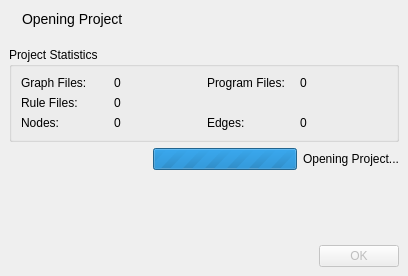
<?xml version="1.0" encoding="UTF-8"?>
<ui version="4.0">
 <class>OpenProjectProgressDialog</class>
 <widget class="QDialog" name="OpenProjectProgressDialog">
  <property name="enabled">
   <bool>true</bool>
  </property>
  <property name="geometry">
   <rect>
    <x>0</x>
    <y>0</y>
    <width>408</width>
    <height>276</height>
   </rect>
  </property>
  <property name="windowTitle">
   <string>Opening Project</string>
  </property>
  <layout class="QVBoxLayout" name="verticalLayout_2">
   <property name="spacing">
    <number>0</number>
   </property>
   <property name="leftMargin">
    <number>0</number>
   </property>
   <property name="topMargin">
    <number>0</number>
   </property>
   <property name="rightMargin">
    <number>0</number>
   </property>
   <property name="bottomMargin">
    <number>0</number>
   </property>
   <item>
    <widget class="QWidget" name="titleWidget" native="true">
     <layout class="QHBoxLayout" name="horizontalLayout_3">
      <item>
       <widget class="QLabel" name="label_2">
        <property name="text">
         <string/>
        </property>
        <property name="pixmap">
         <pixmap resource="icons.qrc">:/icons/folder.png</pixmap>
        </property>
        <property name="scaledContents">
         <bool>false</bool>
        </property>
       </widget>
      </item>
      <item>
       <widget class="QLabel" name="title_2">
        <property name="styleSheet">
         <string notr="true">QLabel { font-size: 14px; }</string>
        </property>
        <property name="text">
         <string>Opening Project</string>
        </property>
       </widget>
      </item>
      <item>
       <spacer name="horizontalSpacer_2">
        <property name="orientation">
         <enum>Qt::Horizontal</enum>
        </property>
        <property name="sizeHint" stdset="0">
         <size>
          <width>159</width>
          <height>20</height>
         </size>
        </property>
       </spacer>
      </item>
     </layout>
    </widget>
   </item>
   <item>
    <widget class="QWidget" name="dialogMainWidget" native="true">
     <layout class="QVBoxLayout" name="verticalLayout">
      <item>
       <widget class="QGroupBox" name="fileDetailsGroup">
        <property name="title">
         <string>Project Statistics</string>
        </property>
        <layout class="QGridLayout" name="gridLayout">
         <item row="1" column="0">
          <widget class="QLabel" name="ruleFilesLabel">
           <property name="text">
            <string>Rule Files:</string>
           </property>
          </widget>
         </item>
         <item row="0" column="2">
          <widget class="QLabel" name="programFilesLabel">
           <property name="text">
            <string>Program Files:</string>
           </property>
          </widget>
         </item>
         <item row="0" column="3">
          <widget class="QLabel" name="programFiles">
           <property name="text">
            <string>0</string>
           </property>
          </widget>
         </item>
         <item row="1" column="1">
          <widget class="QLabel" name="ruleFiles">
           <property name="text">
            <string>0</string>
           </property>
          </widget>
         </item>
         <item row="0" column="0">
          <widget class="QLabel" name="graphFilesLabel">
           <property name="text">
            <string>Graph Files:</string>
           </property>
          </widget>
         </item>
         <item row="0" column="1">
          <widget class="QLabel" name="graphFiles">
           <property name="text">
            <string>0</string>
           </property>
          </widget>
         </item>
         <item row="3" column="0">
          <widget class="QLabel" name="nodesLabel">
           <property name="text">
            <string>Nodes:</string>
           </property>
          </widget>
         </item>
         <item row="3" column="1">
          <widget class="QLabel" name="nodes">
           <property name="text">
            <string>0</string>
           </property>
          </widget>
         </item>
         <item row="3" column="2">
          <widget class="QLabel" name="edgesLabel">
           <property name="text">
            <string>Edges:</string>
           </property>
          </widget>
         </item>
         <item row="3" column="3">
          <widget class="QLabel" name="edges">
           <property name="text">
            <string>0</string>
           </property>
          </widget>
         </item>
        </layout>
       </widget>
      </item>
      <item>
       <layout class="QHBoxLayout" name="horizontalLayout_2">
        <item>
         <spacer name="horizontalSpacer">
          <property name="orientation">
           <enum>Qt::Horizontal</enum>
          </property>
          <property name="sizeHint" stdset="0">
           <size>
            <width>40</width>
            <height>20</height>
           </size>
          </property>
         </spacer>
        </item>
        <item>
         <widget class="QProgressBar" name="progressBar">
          <property name="maximum">
           <number>0</number>
          </property>
          <property name="value">
           <number>-1</number>
          </property>
         </widget>
        </item>
        <item>
         <widget class="QLabel" name="openingLabel">
          <property name="text">
           <string>Opening Project...</string>
          </property>
         </widget>
        </item>
       </layout>
      </item>
      <item>
       <spacer name="verticalSpacer">
        <property name="orientation">
         <enum>Qt::Vertical</enum>
        </property>
        <property name="sizeHint" stdset="0">
         <size>
          <width>20</width>
          <height>105</height>
         </size>
        </property>
       </spacer>
      </item>
     </layout>
    </widget>
   </item>
   <item>
    <widget class="QWidget" name="buttons" native="true">
     <property name="enabled">
      <bool>true</bool>
     </property>
     <layout class="QHBoxLayout" name="horizontalLayout">
      <item>
       <widget class="QDialogButtonBox" name="buttonBox">
        <property name="enabled">
         <bool>false</bool>
        </property>
        <property name="standardButtons">
         <set>QDialogButtonBox::Ok</set>
        </property>
       </widget>
      </item>
     </layout>
    </widget>
   </item>
  </layout>
 </widget>
 <resources>
  <include location="icons.qrc"/>
 </resources>
 <connections>
  <connection>
   <sender>buttonBox</sender>
   <signal>rejected()</signal>
   <receiver>OpenProjectProgressDialog</receiver>
   <slot>reject()</slot>
   <hints>
    <hint type="sourcelabel">
     <x>362</x>
     <y>250</y>
    </hint>
    <hint type="destinationlabel">
     <x>368</x>
     <y>311</y>
    </hint>
   </hints>
  </connection>
  <connection>
   <sender>buttonBox</sender>
   <signal>accepted()</signal>
   <receiver>OpenProjectProgressDialog</receiver>
   <slot>accept()</slot>
   <hints>
    <hint type="sourcelabel">
     <x>341</x>
     <y>254</y>
    </hint>
    <hint type="destinationlabel">
     <x>352</x>
     <y>396</y>
    </hint>
   </hints>
  </connection>
 </connections>
</ui>
